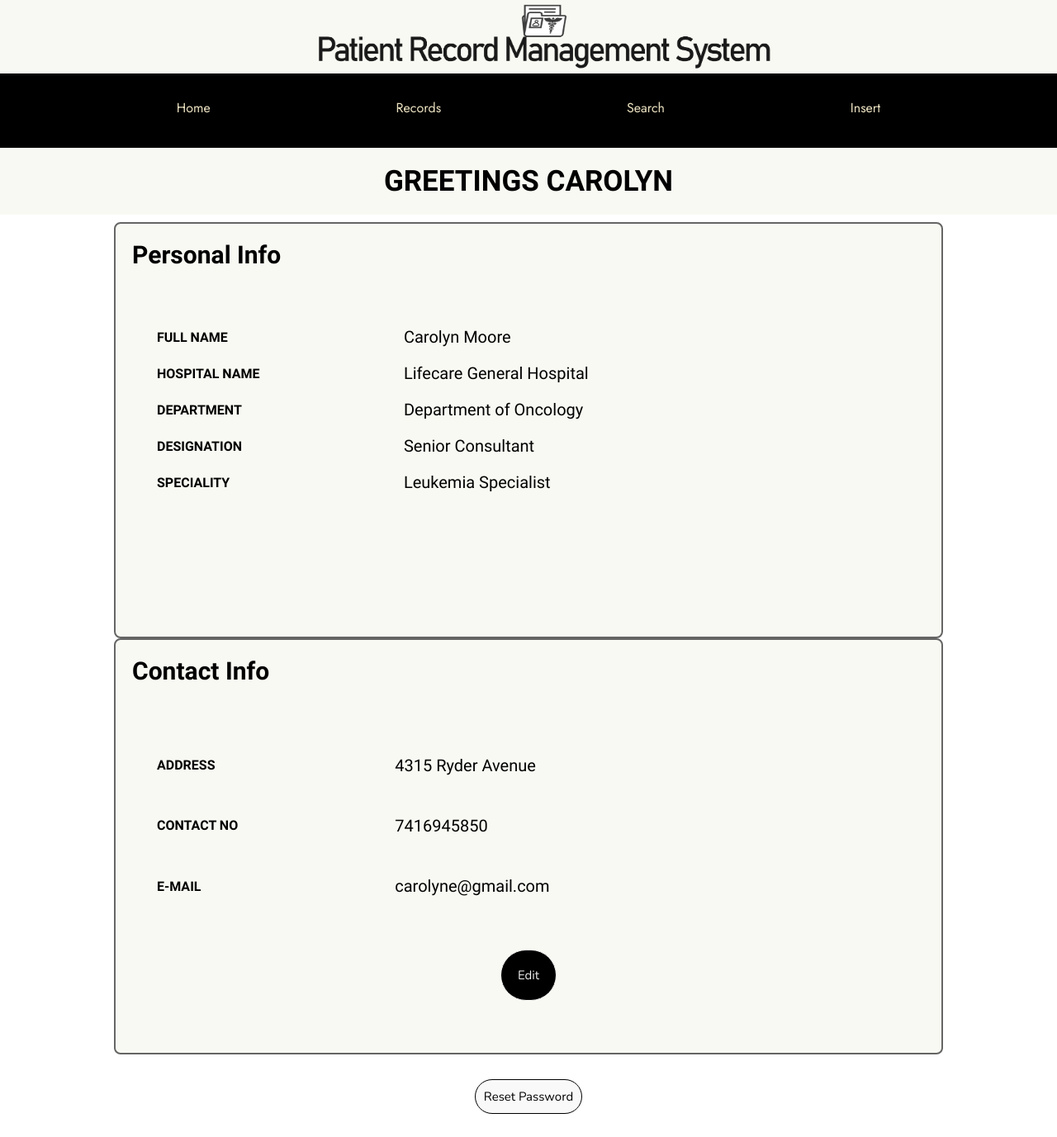
The app's page /ddashboard.php (signed in) with its own data.
### tables this page shows
CREATE TABLE IF NOT EXISTS `doctor` (
  `SSN` varchar(20) NOT NULL,
  `F_Name` char(15) NOT NULL,
  `L_Name` char(15) NOT NULL,
  `Hospital_ID` varchar(25) NOT NULL,
  `Address` varchar(30) NOT NULL,
  `Contact_No` varchar(20) NOT NULL,
  `Email` varchar(50) NOT NULL,
  `Department` char(35) NOT NULL,
  `Speciality` varchar(30) NOT NULL,
  `Designation` varchar(25) NOT NULL
);

CREATE TABLE IF NOT EXISTS `hospital` (
  `ID` varchar(25) NOT NULL,
  `Email` varchar(20) NOT NULL,
  `Address` varchar(30) NOT NULL,
  `name` varchar(80) DEFAULT NULL
);

### ddashboard.php (the view, shortened to what this page needs)
<!DOCTYPE html>
<html>
<head>
  <link rel="stylesheet" type="text/css" href="css/ddash_style.css">
</head>
<body>
  <div class="top_img"><img src="Resource/land2.png"></div>
  <div class="navigation-bar" style="text-align: center">
    <a href="ddashboard.php" >Home</a>
    <a href="drecords.php">Records </a>
    <a href="dsearch.php">Search</a>
    <a href="dinsert.php">Insert</a>
    <a class='logout' href="logout.php">Logout</a>
  </div>
  <?php
    require "connection.php";
    $uid=$_SESSION["userID"];
    $sql="SELECT SSN, F_Name, CONCAT(F_Name,' ',L_Name) AS Full_name, d.Address, Contact_No, d.Email,h.name, Department, Speciality,Designation FROM doctor d, hospital h WHERE d.Hospital_ID=h.ID AND SSN=?";
    $stmt= mysqli_stmt_init($conn);
    if (!mysqli_stmt_prepare($stmt,$sql)) {
      header("Location:ddashboard.php?error=sqlerror");
    }
    else {
      mysqli_stmt_bind_param($stmt, "s", $uid);
      mysqli_stmt_execute($stmt);
      $result= mysqli_stmt_get_result($stmt);
      if ($row = mysqli_fetch_assoc($result))
      {
        $fname=strtoupper($row["F_Name"]);
        $fullname=$row["Full_name"];
        $address=$row["Address"];
        $cont=$row["Contact_No"];
        $mail=$row["Email"];
        $hname=$row["name"];
        $dep=$row["Department"];
        $desg=$row["Designation"];
        $spec=$row["Speciality"];
        echo "
          <div class='welcome'><h2 class='welcome_mssg'> GREETINGS $fname</h2></div>
          <div class='pi_box'>
            <div class='pi_table'>
            <h3> Personal Info</h3>
              <table>
                <tr><th>FULL NAME</th>
                    <td>$fullname</td></tr>
                <tr><th>HOSPITAL NAME</th>
                   <td>$hname</td></tr>
                <tr><th>DEPARTMENT</th>
                    <td>$dep</td></tr>
                <tr><th>DESIGNATION</th>
                   <td>$desg</td></tr>
               <tr><th>SPECIALITY</th>
                  <td>$spec</td></tr>
              </table>
            </div>
          </div>
          <div class='ci_box'>
            <div class='ci_table'>
            <h3> Contact Info</h3>
              <table>
                <tr><th>ADDRESS</th>
                    <td>$address</td></tr>
                <tr><th>CONTACT NO</th>
                   <td>$cont</td></tr>
                <tr><th>E-MAIL</th>
                   <td>$mail</td></tr>
              </table>
              <a href='doctor_info_edit.php'>Edit</a>
            </div>
          </div>
          <div class='res_div'><a class='res' href='d_res_pass.php'>Reset Password</a></div>
        <div class='footer'></div>
        ";
      }
    }
   ?>
</body>
</html>

### css/ddash_style.css (style rules this page uses)
* { margin: 0; padding: 0; }
.top_img { width: 100%; background-color: #f9f9f3; }
.top_img img { width: 550px; height: 80px; margin: 5px 30% auto; }
.navigation-bar { background-color: black; overflow: hidden; font-family: "Jost", sans-serif; height: 90px; text-align: center; }
.navigation-bar a { display: inline-block; float: none; font-size: 25px; text-decoration: none; color: #ece2c1; padding: 30px 30px; margin: 0 80px; }
.welcome { position: relative; width: 100%; height: 90px; }
.welcome_mssg { font-family: "Barlow Condensed", sans-serif; font-size: 35px; background: #f9f9f3; text-align: center; padding: 20px; }
.pi_box, .ci_box { text-align: center; }
.pi_table, .ci_table { display: inline-block; width: 1000px; height: 500px; border: 2px solid rgb(101 101 101); border-radius: 8px; font-family: "Barlow Condensed", sans-serif; background: #f9f9f3; }
.pi_table h3, .ci_table h3 { margin: 2%; text-align: left; font-size: 30px; }
.pi_table table, .ci_table table { font-family: "Questrial", sans-serif; height: 300px; width: 900px; text-align: left; padding: 30px; border-spacing: 20px; padding: 30px; }
.pi_table table td, .ci_table table td { font-size: 20px; }
.ci_table a { display: inline-block; background: black; padding: 20px; margin-left: 320; text-decoration: none; font-family: "Nunito", sans-serif; font-size: 15px; color: #f1f1f1; border: 1px solid #f1f1f1; border-radius: 40px; outline: none; }
.res_div { width: 100%; height: 20%; text-align: center; margin-top: 30px; }
.res { display: inline-block; background: #f9f9f9; padding: 10px; margin-left: auto; margin-right: auto; text-decoration: none; font-family: "Nunito", sans-serif; font-size: 15px; color: black; border: 1px solid black; border-radius: 40px; outline: none; }

### ddashboard.php (style rules this page uses)
.navigation-bar a { font-size: 16px; }

### records on screen
doctor: F_Name "CAROLYN", Hospital_ID.name "Lifecare General Hospital", Department "Department of Oncology", Designation "Senior Consultant", Speciality "Leukemia Specialist", Address "4315 Ryder Avenue", Contact_No "7416945850", Email "carolyne@gmail.com"

### other values on screen
$fullname "Carolyn Moore"
